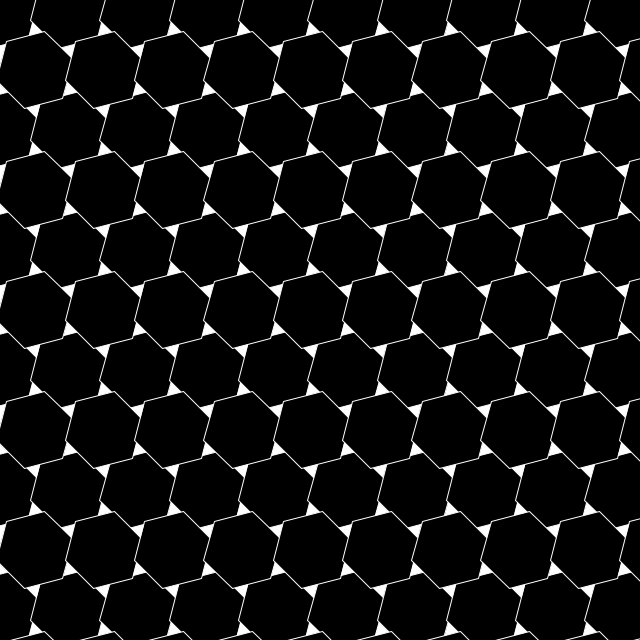
Frame 1 (no input)
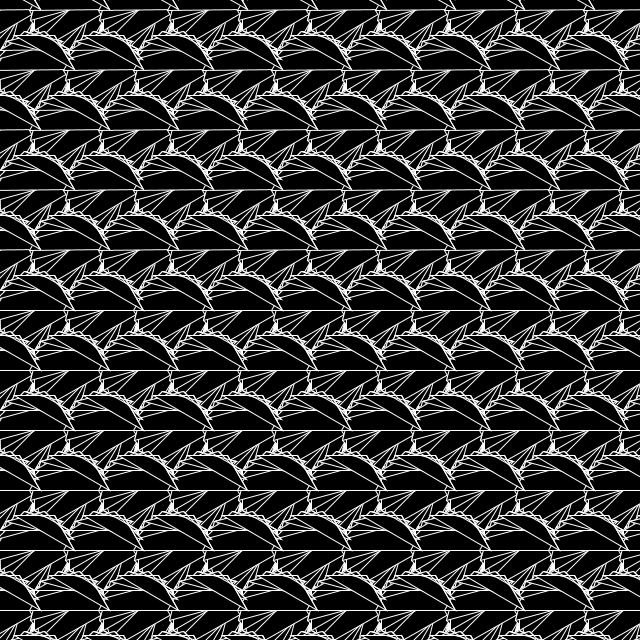
Frame 60 (the mouse pressed at the canvas centre just before this capture)
Frame 120 (the mouse held since frame 60 and released just before this capture): identical to frame 60, image omitted

The Processing sketch that drew these frames (run headless with seeded random() and noise(); from frame 60 on, the mouse is pressed at the canvas centre):

// Processing sketch: build
// ── build.pde
int radius = 40;
float angle = TWO_PI / 6;
float a_init = PI/6;

 void setup() {
  size(640, 640);
  background(255);
  frameRate(3);
}

void draw() {
  a_init += PI/12;

  stroke(255);
  // vary the width - start just off the screen so we don't have black edges
  for (float centy = -50+6*radius/4; centy < width+100; centy += radius*3) { // offset three times to skip a row
    for (float centx = 0; centx < width+100; centx += sqrt(3)/2 * 2*radius) {
      beginShape();
      fill(0);
      for (float a = a_init; a < TWO_PI; a += angle) {
        float vx = centx + cos(a) * radius;
        float vy = centy + sin(a) * radius;
        vertex(vx, vy);
     };
     endShape(CLOSE);
    };
  }

  for (float centy = -50; centy < height+100; centy+= radius*3) {
    for (float centx = sqrt(3)/2 * radius; centx < width+100; centx += sqrt(3)/2 * 2*radius) {
      beginShape();
      fill(0);
      for (float a = a_init; a < TWO_PI; a += angle) {
        float vx = centx + cos(a) * radius;
        float vy = centy + sin(a) * radius;
        vertex(vx, vy);
     };
      endShape(CLOSE);
    }
  }
}
